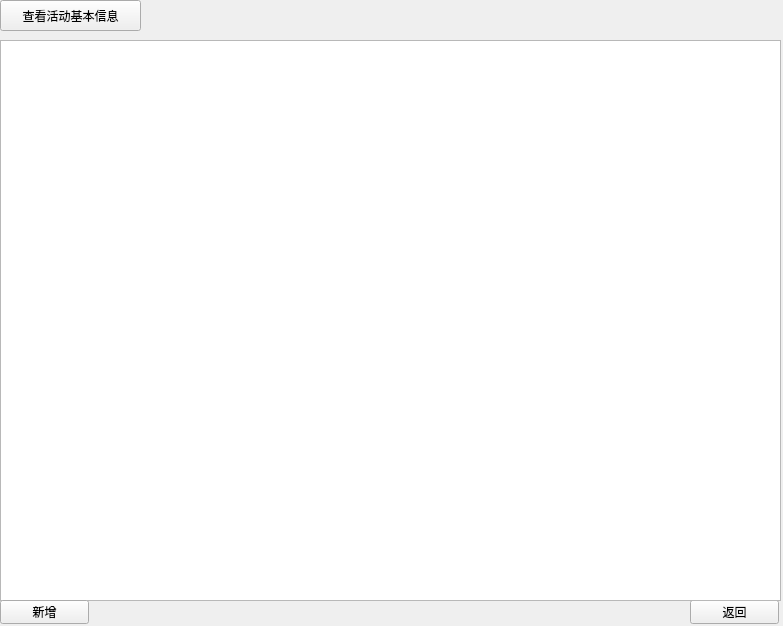
<?xml version="1.0" encoding="UTF-8"?>
<ui version="4.0">
 <class>activitymanagement</class>
 <widget class="QWidget" name="activitymanagement">
  <property name="geometry">
   <rect>
    <x>0</x>
    <y>0</y>
    <width>783</width>
    <height>626</height>
   </rect>
  </property>
  <property name="windowTitle">
   <string>Form</string>
  </property>
  <widget class="QPushButton" name="pushButton">
   <property name="geometry">
    <rect>
     <x>690</x>
     <y>600</y>
     <width>89</width>
     <height>24</height>
    </rect>
   </property>
   <property name="text">
    <string>返回</string>
   </property>
  </widget>
  <widget class="QPushButton" name="search">
   <property name="geometry">
    <rect>
     <x>0</x>
     <y>0</y>
     <width>141</width>
     <height>31</height>
    </rect>
   </property>
   <property name="text">
    <string>查看活动基本信息</string>
   </property>
  </widget>
  <widget class="QTableView" name="tableView">
   <property name="geometry">
    <rect>
     <x>0</x>
     <y>40</y>
     <width>781</width>
     <height>561</height>
    </rect>
   </property>
  </widget>
  <widget class="QPushButton" name="add_btn">
   <property name="geometry">
    <rect>
     <x>0</x>
     <y>600</y>
     <width>89</width>
     <height>24</height>
    </rect>
   </property>
   <property name="text">
    <string>新增</string>
   </property>
  </widget>
 </widget>
 <resources/>
 <connections/>
</ui>
